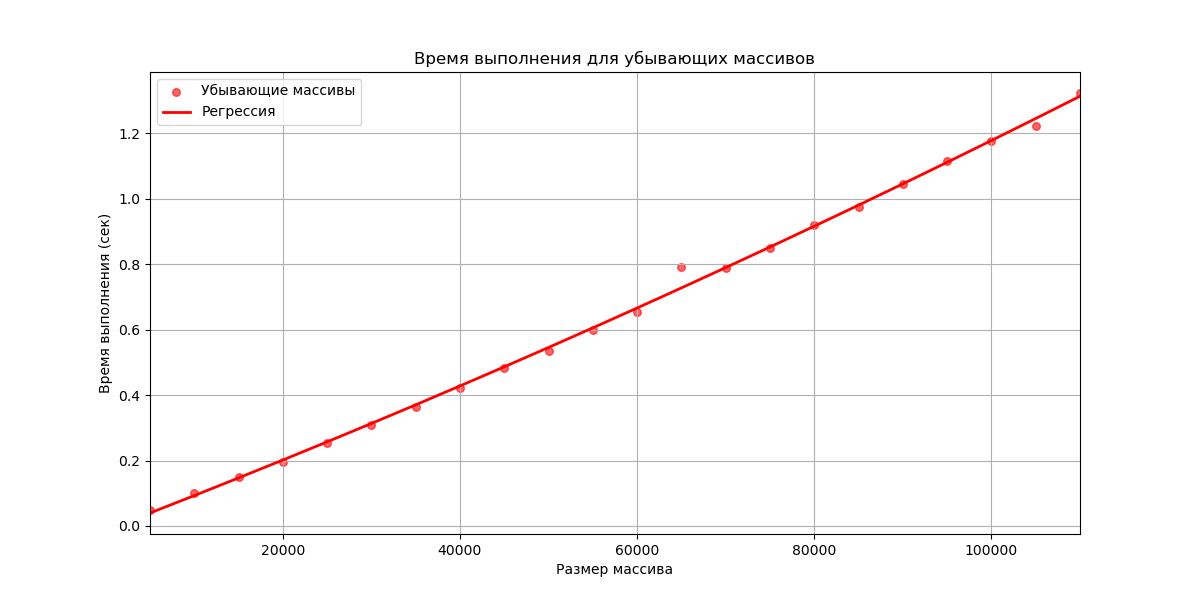

Write the Python code that produced this figure.
import numpy as np
import matplotlib.pyplot as plt
from sklearn.preprocessing import PolynomialFeatures
from sklearn.linear_model import LinearRegression
import time

def merge_sort(arr):
    if len(arr) > 1:
        mid = len(arr) // 2  
        left_half = arr[:mid]  
        right_half = arr[mid:]  

        merge_sort(left_half)  
        merge_sort(right_half)  

        i = j = k = 0

        while i < len(left_half) and j < len(right_half):
            if left_half[i] < right_half[j]:
                arr[k] = left_half[i]
                i += 1
            else:
                arr[k] = right_half[j]
                j += 1
            k += 1

        while i < len(left_half):
            arr[k] = left_half[i]
            i += 1
            k += 1

        while j < len(right_half):
            arr[k] = right_half[j]
            j += 1
            k += 1
            
    return arr  

np.random.seed(42)

sizes = np.arange(5000, 110001, 5000)

times_descending = []

for size in sizes:
    arr_descending = np.arange(size, 0, -1)  
    start_time = time.time()  
    merge_sort(arr_descending)  
    end_time = time.time()  
    times_descending.append(end_time - start_time)
    print(size, end_time - start_time)

poly = PolynomialFeatures(degree=2)
N_b_poly_descending = poly.fit_transform(sizes.reshape(-1, 1))
model_descending = LinearRegression()
model_descending.fit(N_b_poly_descending, times_descending)
y_predict_descending = model_descending.predict(N_b_poly_descending)
 
plt.figure(figsize=(12,6)) 
plt.scatter(sizes,times_descending,label='Убывающие массивы',color='red',alpha=0.6,s=30) 
plt.plot(sizes,y_predict_descending,label='Регрессия',color='red',linewidth=2) 
plt.title('Время выполнения для убывающих массивов') 
plt.xlabel('Размер массива') 
plt.ylabel('Время выполнения (сек)') 
plt.xlim(5000,110000) 
plt.grid() 
plt.legend() 
plt.show()
